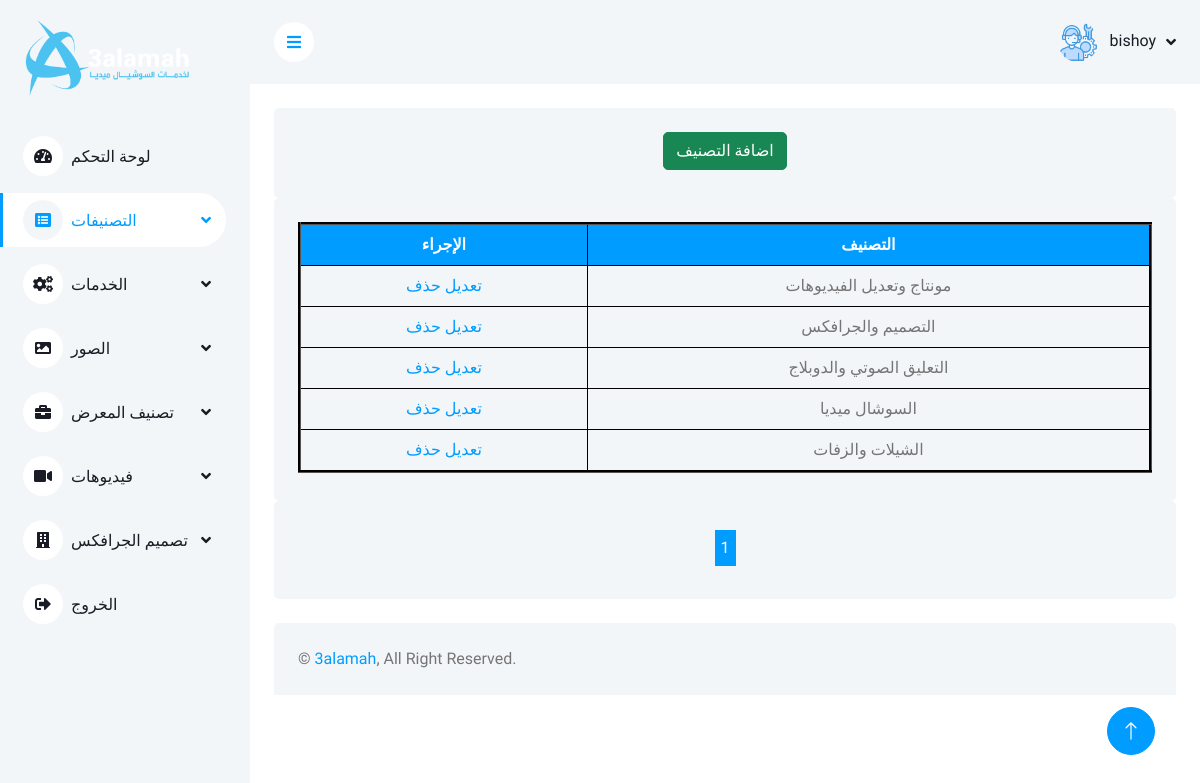
The app's page /admin-3alamah/assets/services/html/category/categories.php (signed in) with its own data.
### tables this page shows
CREATE TABLE `users` (
  `id` int(11) NOT NULL,
  `name` varchar(255) NOT NULL,
  `email` varchar(255) NOT NULL,
  `hash_password` varchar(255) NOT NULL,
  `type` enum('admin','user') DEFAULT 'user',
  `token` varchar(255) DEFAULT NULL
);

CREATE TABLE `categories` (
  `id` int(11) NOT NULL,
  `name` varchar(255) NOT NULL
);

### database/db.php (called while the page is built, shortened)
<?php
class db {
    private $host = "localhost";
    private $dbname = "3alamah_db";
    private $user = "u882876176_ebtesam";
    private $port = 3306;
    private $password = "kl,erf45t689o3#E(##(";
    private $connection = "";
    public function __construct()
    {
        $dsn = "mysql:host=$this->host;dbname=$this->dbname;port=$this->port";
        $this->connection = new PDO($dsn, $this->user, $this->password);
    }
    public function get_data($table, $columns = "*", $condition = null, $page = 1)
    {
        $offset = (max($page, 1) - 1) * RESULTS_PER_PAGE;
        $query = "SELECT $columns FROM `$table`";
        $query .= " LIMIT $offset, " . RESULTS_PER_PAGE;
        $statement = $this->connection->prepare($query);
        $statement->execute();
        return $statement->fetchAll(PDO::FETCH_ASSOC);
    }
    public function getData($table, $columns = "*", $condition = null)
    {
        $query = "SELECT $columns FROM `$table`";
        if ($condition) {
            $query .= " WHERE $condition";
        }
        $statement = $this->connection->prepare($query);
        $statement->execute();
        return $statement->fetchAll(PDO::FETCH_ASSOC);
    }
}
?>

### admin-3alamah/assets/services/html/category/categories.php (the view, shortened to what this page needs)
<?php
   include_once("../../../../../database/db.php");
   $db = new db();
$totalServicesCount = $db->get_data("categories", "COUNT(*) as total")[0]['total'];
$servicesPerPage = 5;
$totalPages = ceil($totalServicesCount / $servicesPerPage);
$currentPage = isset($_GET['page']) ? $_GET['page'] : 1;
$categories = $db->get_data("categories", "*", null, $currentPage);
?>
<!DOCTYPE html>
<html lang="ar">
<head>
    <link href="https://cdnjs.cloudflare.com/ajax/libs/font-awesome/5.10.0/css/all.min.css" rel="stylesheet">
    <link href="https://cdn.jsdelivr.net/npm/bootstrap-icons@1.4.1/font/bootstrap-icons.css" rel="stylesheet">
    <link href="../../../../LinkNavbar/lib/owlcarousel/assets/owl.carousel.min.css" rel="stylesheet">
    <link href="../../../../LinkNavbar/lib/tempusdominus/css/tempusdominus-bootstrap-4.min.css" rel="stylesheet" />
    <link href="../../../../LinkNavbar/css/bootstrap.min.css" rel="stylesheet">
    <link href="../../../../LinkNavbar/css/style.css" rel="stylesheet">
    <link rel="stylesheet" href="../../css/msg.css" />
</head>
<div class="container-xxl position-relative bg-white d-flex p-0">
        <div class="sidebar pe-4 pb-3">
            <nav class="navbar bg-light navbar-light">
                <div class="navbar-brand mx-4 mb-3">
                    <img src="../../../../LinkNavbar/img/login/logo2.png"  height="90px">
                </div>
                <div class="navbar-nav w-100">
                    <a href="../../../../index.php" class="nav-item nav-link"><i class="fa fa-tachometer-alt me-2"></i>لوحة التحكم</a>
                    <div class="nav-item dropdown">
                        <a href="#" class="nav-link dropdown-toggle active" data-bs-toggle="dropdown"><i class="fa fa-list-alt me-2"></i>التصنيفات</a>
                    </div>
                    <div class="nav-item dropdown">
                        <a href="#" class="nav-link dropdown-toggle" data-bs-toggle="dropdown"><i class="fa fa-cogs me-2"></i>الخدمات</a>
                    </div>
                    <div class="nav-item dropdown">
                        <a href="#" class="nav-link dropdown-toggle" data-bs-toggle="dropdown"><i class="fa fa-image me-2"></i>الصور</a>
                    </div>
                    <div class="nav-item dropdown">
                        <a href="#" class="nav-link dropdown-toggle" data-bs-toggle="dropdown"><i class="fa fa-briefcase me-2"></i>تصنيف المعرض</a>
                    </div>
                    <div class="nav-item dropdown">
                        <a href="#" class="nav-link dropdown-toggle" data-bs-toggle="dropdown"><i class="fa fa-video me-2"></i>فيديوهات</a>
                    </div>
                    <div class="nav-item dropdown">
                        <a href="#" class="nav-link dropdown-toggle" data-bs-toggle="dropdown"><i class="fa fa-building me-2"></i>تصميم الجرافكس</a>
                    </div>
                    <a href="../../../../logout.php"  class="nav-item nav-link"><i class="fa fa-sign-out-alt me-2"></i>الخروج</a>
                </div>
            </nav>
        </div>
        <div class="content">
            <nav class="navbar navbar-expand bg-light navbar-light sticky-top px-4 py-0" dir="ltr">
                <a href="#" class="sidebar-toggler flex-shrink-0">
                    <i class="fa fa-bars"></i>
                </a>
                <div class="navbar-nav align-items-center ms-auto">
                    <div class="nav-item dropdown">
                    <div class="nav-item dropdown">
                        <a href="#" class="nav-link dropdown-toggle" data-bs-toggle="dropdown">
                        <img class="rounded-circle me-lg-2" src="../../../../../images_site/user/user.png" alt="" style="width: 40px; height: 40px;">
                            <?php
                                $name='';
                                if(isset($_SESSION['user_id']))
                                {
                                    $get_data = $db->getData("users", "*", "id = {$_SESSION['user_id']}");
                                    if($get_data){
                                        $name = $get_data[0]['name'];
                                    }
                                }
                            ?>
                            <span class="d-none d-lg-inline-flex"><?php echo $name;?></span>
                        </a>
                    </div>
                </div>
            </nav>
            <div class="container-fluid pt-4 px-4 w-100">
                <div class="row g-4" dir="rtl">
                    <div class="col-sm-12 col-xl-12">
                        <div class="bg-light rounded p-4">
                            <div class="d-flex justify-content-center mb-1">
                                <a href="addCategory.php" class="btn btn-success">اضافة التصنيف</a>
                            </div>
                        </div>
                    </div>
                </div>
                <div class="row g-4" dir="rtl">
                    <div class="col-sm-12 col-xl-12">
                        <div class="bg-light rounded p-4">
                            <div class="d-flex align-items-center justify-content-between mb-1">
                            <table border="3" style="border-color: black;">
                                <tr style="background-color: var(--primary);">
                                    <th>التصنيف</th>
                                    <th>الإجراء</th>
                                </tr>
                                <?php
                                foreach ($categories as $category) {
                                    echo "<tr>";
                                    echo "<td>" . $category['name'] . "</td>";
                                    echo "<td>
                                        <a href='editCategory.php?id=" . $category['id'] . "' class='view'>تعديل</a>
                                        <a href='../../../delete.php' class='delete' onclick='return confirmDelete(\"{$category['name']}\")'>حذف</a>
                                        </td>";
                                    echo "</tr>";
                                }
                                ?>
                            </table>
                            </div>
                        </div>
                    </div>
                </div>
                <div class="row g-4" dir="rtl">
                    <div class="col-sm-12 col-xl-12">
                        <div class="bg-light rounded p-4">
                            <div class="d-flex justify-content-center mb-1">
                            <?php
                                echo "<div class='pagination'>";
                                for ($i = 1; $i <= $totalPages; $i++) {
                                    $activeClass = ($i == $currentPage) ? 'active' : '';
                                    $numStyle = ($i == $currentPage) ? "background-color: var(--primary); color: #fff; border: 1px solid var(--primary); margin: 5px; padding: 5px;" : "background-color: #fff; color: var(--primary); border: 1px solid var(--primary); margin: 5px; padding: 5px;";
                                    echo "<a href='?page=$i' class='pagination-link $activeClass' style='$numStyle'>$i</a>";
                                }
                                echo "</div>";
                            ?>
                            </div>
                        </div>
                    </div>
                </div>
            </div>
            <div class="container-fluid pt-4 px-4">
                <div class="bg-light rounded-top p-4">
                    <div class="row" dir="ltr">
                        <div class="col-12 col-sm-6 text-center text-sm-start">
                            &copy; <a href="../../../../../index.php">3alamah</a>, All Right Reserved.
                        </div>
                    </div>
                </div>
            </div>
        </div>
        <a href="#" class="btn btn-lg btn-primary btn-lg-square back-to-top"><i class="bi bi-arrow-up"></i></a>
    </div>
</body>
</html>

### admin-3alamah/LinkNavbar/css/style.css (style rules this page uses)
:root { --primary: #009CFF; --light: #F3F6F9; --dark: #191C24; --blue:#2a2185; --white:#fff; --gray:#f5f5f5; --black1:#222; --black2:#999; --green1:rgb(43, 160, 43); --green2:rgb(4, 116, 4); --red1:rgb(243, 41, 41); --red2:rgb(170, 7, 7); --blue2:#2d20c5; --yollow1: }
.back-to-top { position: fixed; display: none; right: 45px; bottom: 45px; z-index: 99; }
.btn { transition: .5s; }
.btn.btn-primary { color: #FFFFFF; }
.btn-lg-square { width: 48px; height: 48px; }
.btn-square, .btn-sm-square, .btn-lg-square { padding: 0; display: inline-flex; align-items: center; justify-content: center; font-weight: normal; border-radius: 50px; }
.sidebar { position: fixed; top: 0; left: 0; bottom: 0; width: 250px; height: 100vh; overflow-y: auto; background: var(--light); transition: 0.5s; z-index: 999; }
.content { margin-left: 250px; min-height: 100vh; background: #FFFFFF; transition: 0.5s; }
@media (min-width: 992px) { .sidebar { margin-left: 0; } }
@media (min-width: 992px) { .content { width: calc(100% - 250px); } }
.sidebar .navbar .navbar-nav .nav-link { padding: 7px 20px; color: var(--dark); font-weight: 500; border-left: 3px solid var(--light); border-radius: 0 30px 30px 0; outline: none; }
.sidebar .navbar .navbar-nav .nav-link:hover, .sidebar .navbar .navbar-nav .nav-link.active { color: var(--primary); background: #FFFFFF; border-color: var(--primary); }
.sidebar .navbar .navbar-nav .nav-link i { width: 40px; height: 40px; display: inline-flex; align-items: center; justify-content: center; background: #FFFFFF; border-radius: 40px; }
.sidebar .navbar .navbar-nav .nav-link:hover i, .sidebar .navbar .navbar-nav .nav-link.active i { background: var(--light); }
.nav-item { margin:5px 0; }
.sidebar .navbar .dropdown-toggle::after { position: absolute; top: 15px; right: 15px; border: none; content: "\f107"; font-family: "Font Awesome 5 Free"; font-weight: 900; transition: .5s; }
.content .navbar .navbar-nav .nav-link { margin-left: 25px; padding: 12px 0; color: var(--dark); outline: none; }
.content .navbar .sidebar-toggler, .content .navbar .navbar-nav .nav-link i { width: 40px; height: 40px; display: inline-flex; align-items: center; justify-content: center; background: #FFFFFF; border-radius: 40px; }
.content .navbar .dropdown-toggle::after { margin-left: 6px; vertical-align: middle; border: none; content: "\f107"; font-family: "Font Awesome 5 Free"; font-weight: 900; transition: .5s; }

### admin-3alamah/assets/services/html/category/categories.php (style rules this page uses)
table { border-collapse: collapse; width: 100%; }
th, td { border: 1px solid black; padding: 8px; text-align: center; }
th { background-color: var(--primary); color: white; }

### records on screen
users: name "bishoy"
categories: name "مونتاج وتعديل الفيديوهات"
categories: name "التصميم والجرافكس"
categories: name "التعليق الصوتي والدوبلاج"
categories: name "السوشال ميديا"
categories: name "الشيلات والزفات"
